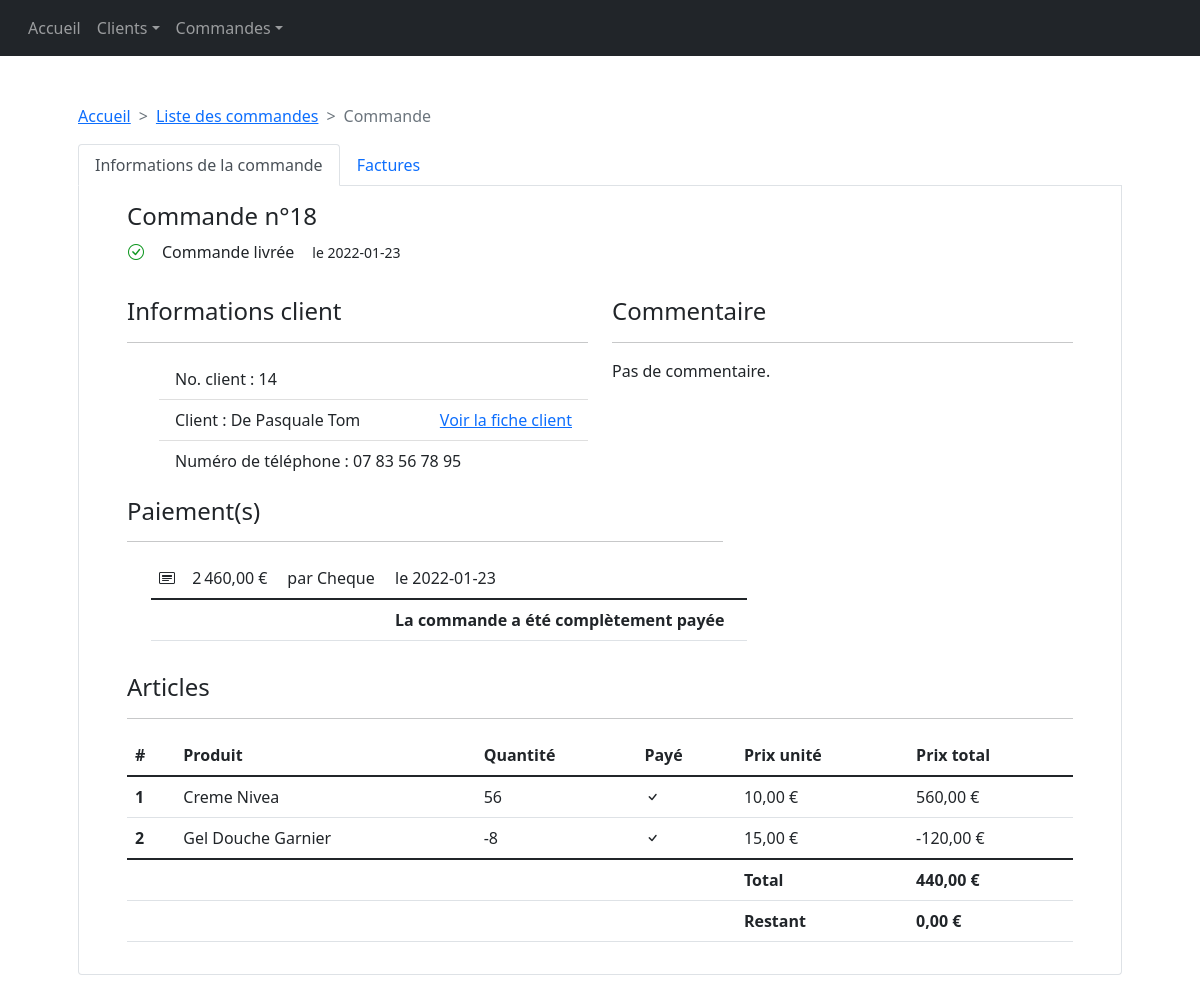
The app's page /pages/commande.php?id_commande=18 with its own data.
### tables this page shows
CREATE TABLE IF NOT EXISTS `itemcommande` (
  `id_item_commande` int(11) NOT NULL AUTO_INCREMENT,
  `id_commande` int(11) DEFAULT NULL,
  `id_status_item_commande` int(11) DEFAULT NULL,
  `id_article` int(11) DEFAULT NULL,
  `quantite` int(11) DEFAULT NULL,
  `prix_vendu` int(11) DEFAULT NULL,
  `id_facture` int(1) DEFAULT NULL,
  PRIMARY KEY (`id_item_commande`),
  KEY `id_commande` (`id_commande`),
  KEY `id_status_item_commande` (`id_status_item_commande`),
  KEY `id_article` (`id_article`)
);

CREATE TABLE IF NOT EXISTS `commande` (
  `id_commande` int(11) NOT NULL AUTO_INCREMENT,
  `id_status_commande` int(11) DEFAULT NULL,
  `id_client` int(11) DEFAULT NULL,
  `date_passage` date DEFAULT NULL,
  `date_validation` date DEFAULT NULL,
  `date_cloture` date DEFAULT NULL,
  PRIMARY KEY (`id_commande`),
  KEY `id_status_commande` (`id_status_commande`),
  KEY `id_client` (`id_client`)
);

CREATE TABLE IF NOT EXISTS `client` (
  `id_client` int(11) NOT NULL AUTO_INCREMENT,
  `id_grade` int(11) DEFAULT NULL,
  `nom` varchar(20) DEFAULT NULL,
  `prenom` varchar(20) DEFAULT NULL,
  `remise_future` int(11) DEFAULT NULL,
  `adherent` tinyint(1) DEFAULT NULL,
  PRIMARY KEY (`id_client`),
  KEY `id_grade` (`id_grade`)
);

CREATE TABLE IF NOT EXISTS `numerotelephone` (
  `id_numero_telephone` int(11) NOT NULL AUTO_INCREMENT,
  `id_client` int(11) DEFAULT NULL,
  `numero` varchar(20) DEFAULT NULL,
  PRIMARY KEY (`id_numero_telephone`),
  KEY `id_client` (`id_client`)
);

CREATE TABLE IF NOT EXISTS `paiement` (
  `id_paiement` int(11) NOT NULL AUTO_INCREMENT,
  `id_commande` int(11) DEFAULT NULL,
  `id_facture` int(11) DEFAULT NULL,
  `id_type_paiement` int(20) NOT NULL,
  `montant` int(11) DEFAULT NULL,
  `date_paiement` date DEFAULT NULL,
  PRIMARY KEY (`id_paiement`),
  KEY `id_commande` (`id_commande`),
  KEY `id_type_paiement` (`id_type_paiement`)
);

CREATE TABLE IF NOT EXISTS `typepaiement` (
  `id_type_paiement` int(11) NOT NULL AUTO_INCREMENT,
  `type_paiement` varchar(30) DEFAULT NULL,
  PRIMARY KEY (`id_type_paiement`)
);

CREATE TABLE IF NOT EXISTS `article` (
  `id_article` int(11) NOT NULL AUTO_INCREMENT,
  `id_status_article` int(11) DEFAULT NULL,
  `intitule` varchar(30) NOT NULL,
  `prix_unitaire` int(11) DEFAULT NULL,
  `promotion` int(11) DEFAULT NULL,
  `valeur_points` int(11) DEFAULT NULL,
  PRIMARY KEY (`id_article`),
  KEY `id_status_article` (`id_status_article`)
);

### lib/Client.php (called while the page is built, shortened)
<?php
function creerClient($id_client) {
    $query = "SELECT
       nom,
       prenom,
       intitule_grade,
       facebook,
       instagram,
       email,
       remise_future,
       adherent
        FROM client NATURAL JOIN contact NATURAL JOIN numerotelephone NATURAL JOIN grade WHERE id_client = " . $id_client;
    $db = creerConnexion();
    $requeteClient = $db->query($query);
    if($requeteClient) {
        while($client = mysqli_fetch_array($requeteClient)){
            $clientObj = new Client(
                $id_client,
                $client["nom"],
                $client["prenom"],
                $client["intitule_grade"],
                $client["facebook"],
                $client["instagram"],
                $client["email"],
                $client["remise_future"],
                $client["adherent"]);
            $clientObj->recupererAdresses($db);
            $clientObj->recupererNumeros($db);
            return $clientObj;
        }
    } else {
        echo '<p class="text-danger">' . $db->error . '</p>';
    }
}
class NumeroTelephone
{
    public function __construct($id, $numero) {
        $this->numero = $numero;
    }
}
class Client
{
    public $nom;
    public $prenom;
    public $id;
    public function __construct($id, $nom, $prenom, $grade, $facebook, $instagram, $email, $remise_future, $adherant)
    {
        $this->id = $id;
        $this->nom = $nom;
        $this->prenom = $prenom;
        $db = creerConnexion();
        $req = "SELECT SUM(montant) AS total FROM paiement NATURAL JOIN commande WHERE id_client = " . $id . " GROUP BY id_client";
        $response = $db->query($req);
        if(!$response) {
            echo '<p>Erreur : ' . $db->error . '</p>';
        } else {
            while($paiement = $response->fetch_assoc()) {
                $this->total_depense = $paiement["total"];
            }
        }
    }
    public function recupererNumeros($db) {
        $reqTelephone = "SELECT id_numero_telephone, numero FROM numerotelephone WHERE id_client = " . $this->id;
        if($reponseTelephones = $db->query($reqTelephone)) {
            while ($numero = $reponseTelephones->fetch_assoc()) {
                $numeroObj = new NumeroTelephone($numero["id_numero_telephone"], $numero["numero"]);
            }
        } else {
            echo '<p class="text-danger">Erreur : '. $db->error .'</p>';
        }
    }
    public function recupererAdresses($db) {
        $reqAdresse = "SELECT id_adresse, numero, rue, ville, code_postal FROM adresse WHERE id_client = " . $this->id;
        if($reponseAdresses = $db->query($reqAdresse)) {
            while ($adresse = $reponseAdresses->fetch_assoc()) {
                $adresseObj = new Adresse($adresse["id_adresse"], $adresse["numero"], $adresse["rue"], $adresse["code_postal"], $adresse["ville"]);
            }
        } else {
            echo '<p class="text-danger">Erreur : '. $db->error .'</p>';
        }
    }
        ?>
        <?php
    public function getNomPrenom() {
        return $this->nom . " " . $this->prenom;
    }
}

### lib/Utils.php (called while the page is built)
<?php
function formaterPrix($amount) {
    $fmt = new NumberFormatter("fr_FR", NumberFormatter::CURRENCY);
    return $fmt->formatCurrency($amount, "EUR");
}

### pages/includes/commande/informations.php (shortened to what this page needs)
<div class="row">
    <div class="col">
        <table class="mb-3">
            <h4>Commande <span>n°<?php echo $commande->getId(); ?></span></h4>
            <tr>
                <td><?php $commande->afficherIconeStatut(); ?></td>
                <td><?php $commande->afficherNomStatut(); ?></td>
                <td><?php $commande->afficherDerniereDate(); ?></td>
            </tr>
        </table>
    </div>
</div>
<div class="row mt-3">
    <div class="col"><?php $commande->afficherInfosClient(); ?></div>
    <div class="col">
        <h4>Commentaire</h4>
        <hr>
        <p>
            <?php echo (empty($commande->commentaire)) ? "Pas de commentaire" : $commande->commentaire; ?>
        </p>
    </div>
</div>
<div class="row">
    <div class="col-auto">
        <h4>Paiement(s)</h4>
        <hr>
        <table class="table ms-4">
            <tbody>
            <?php
            $req = "SELECT id_type_paiement, type_paiement, montant, date_paiement FROM paiement NATURAL JOIN typepaiement WHERE id_commande = " . $commande->id;
            $result = $db->query($req);
            $total_paye = 0;
            while($paiement = $result->fetch_assoc()) {
                $total_paye += $paiement["montant"];
                echo '<tr>';
                echo '<td>';
                switch ($paiement["id_type_paiement"]) {
                    case 1:
                        echo '<i class="bi bi-card-heading"></i>';
                        break;
                }
                echo '</td>';
                echo '<td>'. formaterPrix($paiement["montant"]) .'</td>';
                echo '<td>par ' . $paiement["type_paiement"] . '</td>';
                echo '<td>le ' . $paiement["date_paiement"] . '</td>';
                echo '</tr>';
            }
            ?>
            </tbody>
            <tfoot>
            <tr>
                <td></td>
                <td></td>
                <td></td>
                <td class="fw-bold">
                    <?php
                    if($total_paye == 0) {
                        echo 'Il n\'y a pas encore eu de paiement, il reste <span class="fw-bold">' . formaterPrix($commande->calculerPrixTotal()) . ' a payer (HT)</span>';
                    } else {
                        if($commande->payee) {
                            echo 'La commande a été complètement payée';
                        } else {
                            echo 'Il reste ' . formaterPrix($commande->calculerPrixRestant()) . ' HT a payer.';
                        }
                    }
                    ?>
                </td>
            </tr>
            </tfoot>
        </table>
    </div>
</div>
<div class="row mt-3">
    <div class="col"><?php $commande->afficherArticles(); ?></div>
</div>

### lib/Commande.php (shortened to what this page needs)
<?php
require_once "Client.php";
require_once "ArticleCommande.php";
require_once "Utils.php";
function creerCommande($id_commande) {
    $db = creerConnexion();
    $request = $db->query("SELECT id_client, id_status_commande FROM commande WHERE id_commande = " . $id_commande);
    while($ligne = mysqli_fetch_array($request)) {
        $commande = new Commande($id_commande, creerClient($ligne['id_client']));
        switch ($ligne["id_status_commande"]) {
            case 2:
                $commande->changerStatut(StatutCommande::livree);
                break;
        }
        $commande->ajouterCommentaire("Pas de commentaire.");
        $commande_paye = true;
        $request2 = $db->query("SELECT * FROM itemcommande WHERE id_commande=" . $id_commande);
        while ($ligne2 = mysqli_fetch_array($request2)) {
            $article = mysqli_fetch_array($db->query("SELECT * FROM article WHERE id_article=" . $ligne2['id_article']));
            if($ligne2["id_facture"]) {
                $paye = true;
            } else {
                $paye = false;
                $commande_paye = false;
            }
            $commande->payee = $commande_paye;
            $commande->ajouterArticle(new ArticleCommande($article['id_article'], $article['intitule'], $ligne2['quantite'], $article['prix_unitaire'], $paye));
        }
        $ligne3 = mysqli_fetch_array( $db->query("SELECT date_passage FROM commande WHERE id_commande=" . $id_commande));
        $commande->ajouterDerniereDate($ligne3['date_passage']);
        $request = $db->query("SELECT montant FROM paiement WHERE id_commande = " . $id_commande);
        $montant_paye = 0;
        while($paiement = $request->fetch_assoc()) {
            $montant_paye += $paiement["montant"];
        }
        return $commande;
    }
}
class Commande
{
    public $id;
    private $derniereDate;
    private $statut;
    public $articles = [];
    public $client;
    public function __construct($id, $client)
    {
        $this->id = $id;
        $this->client = $client;
    }
    public function calculerPrixTotal()
    {
        $total = 0;
        foreach($this->articles as $i => $article) {
            $total += $article->recupererTotal();
        }
        return $total;
    }
        ?>
        <?php
    public function afficherIconeStatut()
    {
        switch ($this->statut) {
            case StatutCommande::livree:
                echo '<i class="bi bi-check-circle me-3" style="color: '. StatutCommande::couleur_livree .'"></i>';
                break;
        }
    }
    public function afficherNomStatut()
    {
        switch ($this->statut) {
            case StatutCommande::livree:
                echo '<span>Commande livrée</span>';
                break;
        }
    }
    public function afficherDerniereDate()
    {
        switch ($this->statut) {
            case StatutCommande::annulee:
            case StatutCommande::livree:
                echo '<small class="ms-3"> le '. $this->derniereDate .'</small>';
                break;
        }
    }
    public function afficherArticles()
    {
        ?>
        <h4>Articles</h4>
        <hr>
        <table class="table">
            <thead>
                <tr>
                    <th scope="col">#</th>
                    <th scope="col">Produit</th>
                    <th scope="col">Quantité</th>
                    <th scope="col">Payé</th>
                    <th scope="col">Prix unité</th>
                    <th scope="col">Prix total</th>
                </tr>
            </thead>
            <tbody>
            <?php
            foreach ($this->articles as $i => $article) {
                $article->afficherLigneCommande($i + 1);
            }
            ?>
            </tbody>
            <tfoot>
                <tr>
                    <td></td>
                    <td></td>
                    <td></td>
                    <td></td>
                    <td class="fw-bold">Total</td>
                    <td class="fw-bold"><?php echo formaterPrix($this->calculerPrixTotal()); ?></td>
                </tr>
                <tr>
                    <td></td>
                    <td></td>
                    <td></td>
                    <td></td>
                    <td class="fw-bold">Restant</td>
                    <td class="fw-bold"><?php echo formaterPrix($this->calculerPrixRestant()); ?></td>
                </tr>
            </tfoot>
        </table>
        <?php
    }
    public function afficherInfosClient()
    {
        ?>
        <h4>Informations client</h4>
        <hr>
        <ul class="list-group-flush">
            <li class="list-group-item">No. client : <?php echo $this->client->id; ?></li>
            <li class="list-group-item">Client : <?php echo $this->client->getNomPrenom(); ?><a class="float-end" href="fiche_client.php?id_client=<?php echo $this->client->id ?>">Voir la fiche client</a></span> </li>
            <li class="list-group-item">Numéro de téléphone : <?php echo $this->client->numerosTel[0]->numero; ?></li>
        </ul>
        <?php
    }
        ?>
        <?php
    public function changerStatut($statut)
    {
        $this->statut = $statut;
    }
    public function ajouterArticle($article) {
        $this->articles[] = $article;
    }
    public function ajouterCommentaire($commentaire) {
        $this->commentaire = $commentaire;
    }
    public function ajouterDerniereDate($derniereDate) {
        $this->derniereDate= $derniereDate;
    }
    public function getId()
    {
        return $this->id;
    }
    public function calculerPrixRestant()
    {
        $total = 0;
        return $total;
    }
}

### lib/ArticleCommande.php (shortened to what this page needs)
<?php
require_once 'Utils.php';
class ArticleCommande
{
    public $intitule = "";
    public $quantite;
    public $prix_unite;
    public $paye = false;
    public function __construct($id, $intitule, $quantite, $prix_unite, $paye)
    {
        $this->intitule = $intitule;
        $this->quantite = $quantite;
        $this->prix_unite = $prix_unite;
        $this->paye = $paye;
    }
    public function afficherLigneCommande($i) {
        ?>
        <tr>
            <th scope="row"><?php echo $i; ?></th>
            <td><?php echo $this->intitule; ?></td>
            <td><?php echo $this->quantite; ?></td>
            <td><?php echo ($this->paye) ? '<i class="bi bi-check"></i>' : '<i class="bi bi-x"></i>' ?></td>
            <td><?php echo formaterPrix($this->prix_unite); ?></td>
            <td><?php echo formaterPrix($this->recupererTotal()); ?></td>
        </tr>
        <?php
    }
        ?>
        <?php
    public function recupererTotal() {
        return $this->prix_unite * $this->quantite;
    }
}

### records on screen
itemcommande: id_commande "18", quantite "-8"
commande: date_passage "2022-01-23", id_client "14"
client: $this->client->getNomPrenom() "De Pasquale Tom"
numerotelephone: numero "07 83 56 78 95"
paiement: montant "2 460,00 €", id_type_paiement.type_paiement "Cheque", date_paiement "2022-01-23"
article: i "1", intitule "Creme Nivea", prix_unitaire "10,00 €", prix_unitaire.quantite "560,00 €"
itemcommande: quantite "56"
article: i "2", intitule "Gel Douche Garnier", prix_unitaire "15,00 €", prix_unitaire.quantite "-120,00 €"

### other values on screen
$commande->commentaire "Pas de commentaire."
formaterPrix($this->calculerPrixTotal()) "440,00 €"
formaterPrix($this->calculerPrixRestant()) "0,00 €"
